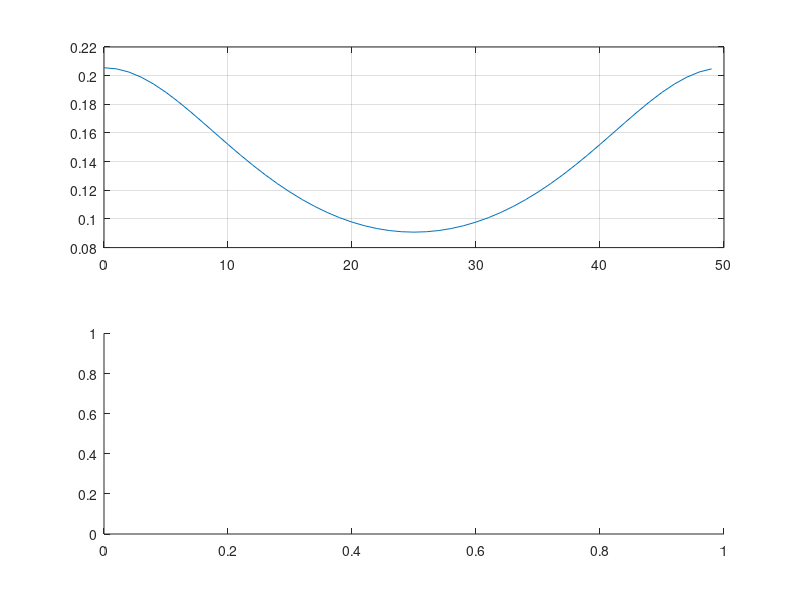

Source code (MATLAB): (Note: this script raises an error after producing the figure.)
clearvars;
close all;
t=1:1:50;

x=zeros(size(t));
x=(1-2*t).*exp(-2*t).*(t>=0);

y=fft(x);
f = (0:length(y)-1)*50/length(y);
subplot(2,1,1); plot(f,abs(y)); grid on;
subplot(2,1,2); plot(f,phase(y));